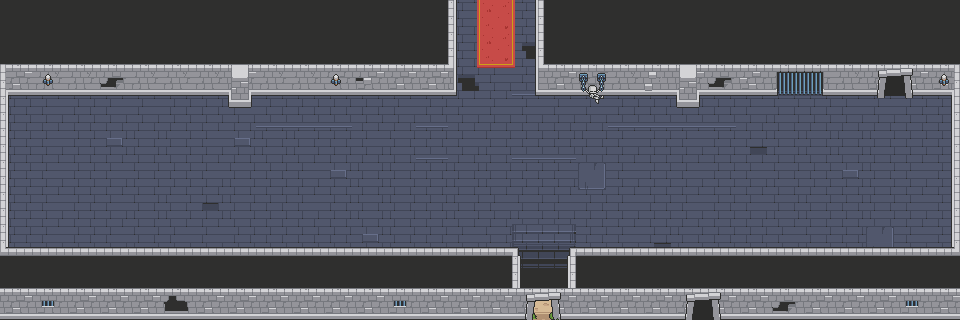

A 2D game scene composited from a Tiled map and its tileset images. What follows is a short description and the map's XML, with every tile layer's data as written:
An orthogonal 30x10 tile map with 32x32 px tiles, 4 tile layers (floor, wall, decor1, decor2) and 11 objects (6x monster, 3x chord, playerStart, milestone).

<map version="1.10" tiledversion="1.11.0" orientation="orthogonal" renderorder="right-down" width="30" height="10" tilewidth="32" tileheight="32" infinite="0" nextlayerid="6" nextobjectid="16">
 <editorsettings>
  <export target="../../stage_02/stage_02_07.json" format="json" />
 </editorsettings>
 <tileset firstgid="1" name="Royal Dungeon Tileset" tilewidth="32" tileheight="32" tilecount="396" columns="18">
  <image source="../../Royal Dungeon Tileset.png" width="576" height="704" />
  <tile id="10">
   <properties>
    <property name="collides" type="bool" value="true" />
   </properties>
  </tile>
  <tile id="11">
   <properties>
    <property name="collides" type="bool" value="true" />
   </properties>
  </tile>
  <tile id="12">
   <properties>
    <property name="collides" type="bool" value="true" />
   </properties>
  </tile>
  <tile id="21">
   <properties>
    <property name="collides" type="bool" value="true" />
   </properties>
  </tile>
  <tile id="49">
   <properties>
    <property name="collides" type="bool" value="true" />
   </properties>
  </tile>
  <tile id="151">
   <properties>
    <property name="collides" type="bool" value="true" />
   </properties>
  </tile>
  <tile id="152">
   <properties>
    <property name="collides" type="bool" value="true" />
   </properties>
  </tile>
 </tileset>
 <layer id="1" name="floor" width="30" height="10">
  <data encoding="csv">
8,9,10,8,8,9,10,8,8,8,8,9,8,9,9,9,9,9,9,8,9,10,8,8,8,8,9,8,9,10,
8,8,8,8,8,9,8,8,9,8,9,8,8,9,8,9,28,8,9,8,9,8,8,8,8,8,9,8,9,9,
8,9,8,9,8,8,8,9,8,9,10,8,9,10,28,117,117,8,9,8,9,8,8,8,10,8,9,8,9,9,
8,9,8,9,9,8,8,10,10,9,8,8,9,117,117,117,117,117,117,117,117,117,117,9,10,8,9,9,8,9,
8,9,8,27,10,10,9,27,10,10,8,9,10,117,9,10,117,117,10,9,8,9,8,46,10,10,10,10,8,9,
8,9,8,9,10,8,9,10,8,9,27,10,10,8,10,10,8,9,44,9,8,9,8,9,10,8,27,10,9,9,
8,9,8,9,10,10,26,10,8,9,8,10,10,8,10,9,10,9,8,9,8,9,8,9,10,10,8,10,9,9,
8,9,8,9,10,9,9,8,8,8,8,27,10,8,9,10,134,135,8,9,46,10,8,8,9,10,8,44,9,9,
8,9,8,9,10,8,9,8,9,8,8,9,10,8,9,9,152,153,9,9,9,9,10,8,9,10,8,8,9,9,
8,8,8,8,9,8,8,8,9,8,8,9,10,8,9,22,22,22,22,22,9,9,10,8,9,10,8,8,8,9
</data>
 </layer>
 <layer id="2" name="wall" width="30" height="10">
  <data encoding="csv">
22,22,22,22,22,22,22,22,22,22,22,22,22,22,23,0,21,22,22,22,22,22,22,22,22,22,22,22,22,22,
22,22,22,22,22,22,22,22,22,22,22,22,22,22,23,0,21,22,22,22,22,22,22,22,22,22,22,22,22,22,
1,59,59,78,59,59,59,59,59,59,58,57,40,40,41,9,39,40,40,59,74,58,78,60,93,94,59,40,77,2,
23,0,0,0,0,0,0,9,117,117,117,0,0,0,9,9,9,9,9,0,0,0,0,0,0,0,9,0,0,21,
23,0,0,0,0,0,0,0,0,0,0,0,0,0,0,0,0,0,0,0,0,0,0,0,0,0,0,0,0,21,
23,0,0,0,0,0,0,0,0,0,0,0,0,0,0,0,0,0,0,0,0,0,0,0,0,0,0,0,0,21,
23,0,0,0,0,0,0,0,0,0,0,0,0,0,0,0,0,0,0,0,0,0,0,0,0,0,0,0,0,21,
19,4,4,4,4,4,4,4,4,4,4,4,4,4,4,4,5,3,4,4,4,4,4,4,4,4,4,4,4,20,
22,22,22,22,22,22,22,22,22,22,22,22,22,22,22,22,23,21,22,22,22,22,22,22,22,22,22,22,22,22,
40,149,40,40,40,79,40,40,40,40,40,40,149,40,40,40,41,39,40,40,40,127,128,40,78,40,40,40,149,40
</data>
 </layer>
 <layer id="3" name="decor1" width="30" height="10">
  <data encoding="csv">
0,0,0,0,0,0,0,0,0,0,0,0,0,0,245,246,247,0,0,0,0,0,0,0,0,0,0,0,0,0,
0,0,0,0,0,0,0,0,0,0,0,0,0,0,245,246,247,0,0,0,0,0,0,0,0,0,0,0,0,0,
0,0,0,0,0,0,0,0,0,0,0,0,0,0,263,264,265,0,97,0,0,0,0,0,0,0,0,0,0,0,
0,0,0,0,0,0,0,0,0,0,0,0,0,0,0,0,0,0,115,0,0,0,0,0,0,0,0,0,0,0,
0,0,0,0,0,0,0,0,0,0,0,0,0,0,0,0,0,0,0,0,0,0,0,0,0,0,0,0,0,0,
0,0,0,0,0,0,0,0,0,0,0,0,0,0,0,0,0,0,0,0,0,0,0,0,0,0,0,0,0,0,
0,0,0,0,0,0,0,0,0,0,0,0,0,0,0,0,0,0,0,0,0,0,0,0,0,0,0,0,0,0,
0,0,0,0,0,0,0,0,0,0,0,0,0,0,0,0,0,0,0,0,0,0,0,0,0,0,0,0,0,0,
0,0,0,0,0,0,0,0,0,0,0,0,0,0,0,0,0,0,0,0,0,0,0,0,0,0,0,0,0,0,
0,0,0,0,0,0,0,0,0,0,0,0,0,0,0,0,0,0,0,0,0,0,0,0,0,0,0,0,0,0
</data>
 </layer>
 <layer id="4" name="decor2" width="30" height="10" locked="1">
  <data encoding="csv">
0,0,0,0,0,0,0,0,0,0,0,0,0,0,0,0,0,0,0,0,0,0,0,0,0,0,0,0,0,0,
0,0,0,0,0,0,0,37,0,0,0,0,0,0,0,0,0,0,0,0,0,37,0,0,0,0,0,0,0,0,
0,220,0,0,0,0,0,55,0,0,220,0,0,0,0,0,0,0,0,0,0,55,0,0,0,0,0,127,128,220,
0,0,0,0,0,0,0,73,0,0,0,0,0,0,0,0,0,0,0,0,0,73,0,0,0,0,0,145,146,0,
0,0,0,0,0,0,0,0,0,0,0,0,0,0,0,0,0,0,0,0,0,0,0,0,0,0,0,0,0,0,
0,0,0,0,0,0,0,0,0,0,0,0,0,0,0,0,0,0,0,0,0,0,0,0,0,0,0,0,0,0,
0,0,0,0,0,0,0,0,0,0,0,0,0,0,0,0,0,0,0,0,0,0,0,0,0,0,0,0,0,0,
0,0,0,0,0,0,0,0,0,0,0,0,0,0,0,0,0,0,0,0,0,0,0,0,0,0,0,0,0,0,
0,0,0,0,0,0,0,0,0,0,0,0,0,0,0,0,0,0,0,0,0,0,0,0,0,0,0,0,0,0,
0,0,0,0,0,0,0,0,0,0,0,0,0,0,0,0,113,114,0,0,0,0,0,0,0,0,0,0,0,0
</data>
 </layer>
 <objectgroup id="5" name="object">
  <object id="1" name="chordStart" type="chord" x="16" y="138">
   <point />
  </object>
  <object id="2" name="playerStart" x="16" y="197">
   <point />
  </object>
  <object id="5" name="chordBattle" type="chord" x="565.86" y="238.826">
   <point />
  </object>
  <object id="7" name="milestone" x="895.599" y="121.361">
   <point />
  </object>
  <object id="9" name="chordEnd" type="chord" x="931.416" y="120.542">
   <point />
  </object>
  <object id="10" name="spider" type="monster" x="209" y="151">
   <point />
  </object>
  <object id="11" name="spider" type="monster" x="411" y="220">
   <point />
  </object>
  <object id="12" name="spider" type="monster" x="726" y="154">
   <point />
  </object>
  <object id="13" name="fly" type="monster" x="478" y="198">
   <point />
  </object>
  <object id="14" name="fly" type="monster" x="663" y="216">
   <point />
  </object>
  <object id="15" name="fly" type="monster" x="258" y="218">
   <point />
  </object>
 </objectgroup>
</map>
